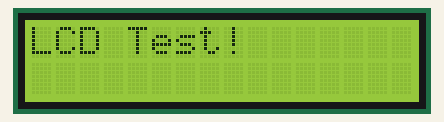
A sketch run on a simulated Arduino Uno, built with avr-gcc and run on an emulated ATmega328P. Shown: 16×2 character LCD.

Above: at 0.1 s.
At 2.1 s:
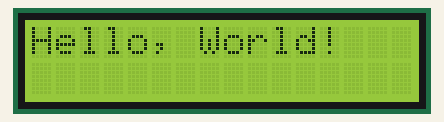
At 2.6 s:
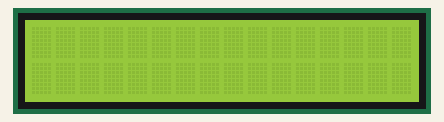

The sketch:

LCDDisplay.ino
```cpp
#include <LiquidCrystal.h>

const int rs = 8, en = 9, d4 = 13, d5 = 12, d6 = 11, d7 = 10;
LiquidCrystal lcd(rs, en, d4, d5, d6, d7);

void setup() {
  lcd.begin(16, 2);
  lcd.print("LCD Test!");
  delay(2000);
  lcd.clear();
}

void loop() {
  lcd.setCursor(0, 0);
  lcd.print("Hello, World!");
  delay(500);
  lcd.clear();
  delay(500);
}
```

Measured:
- what the display in image 1 shows lasts 0.5 s, from 2.1 s to 2.6 s
